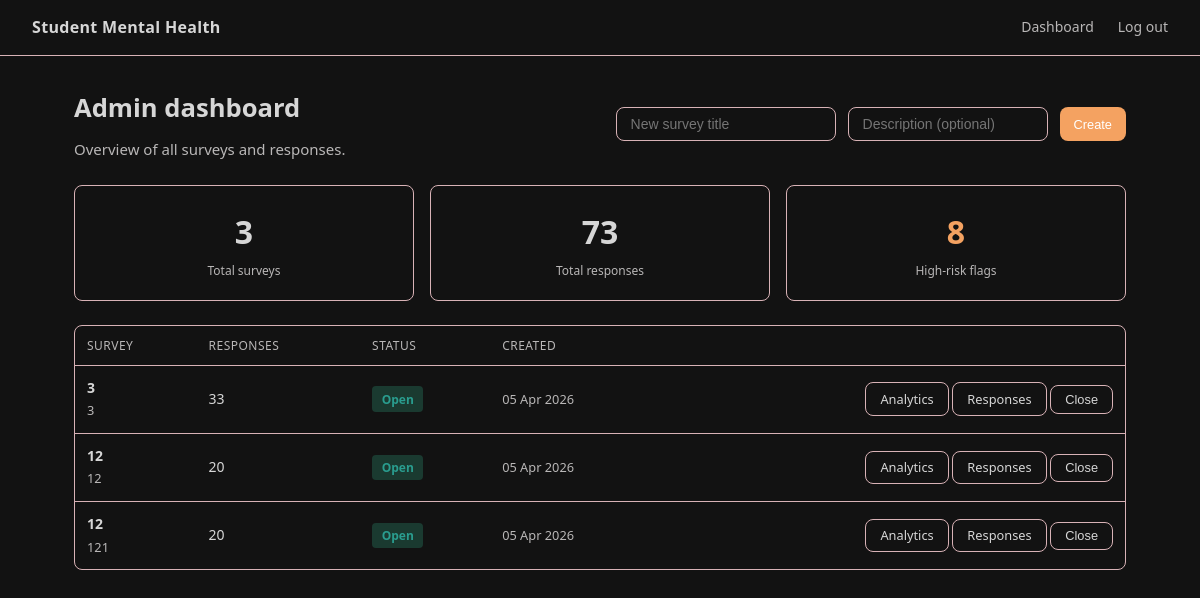
Before: /admin-dashboard/ (signed in) with the older database file.
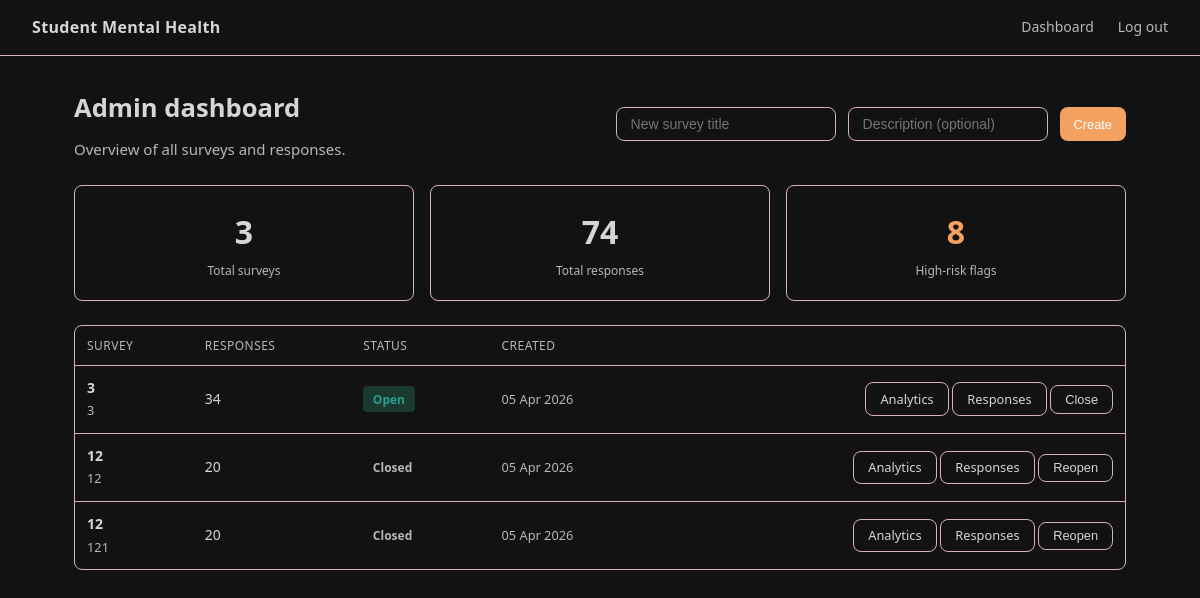
After: the same page with the newer database file.
### core/models.py (models this page shows, shortened)
class Survey(models.Model):
    id          = models.CharField(max_length=5, primary_key=True)
    title       = models.CharField(max_length=200)
    description = models.TextField(blank=True)
    is_active   = models.BooleanField(default=True)
    created_at  = models.DateTimeField(auto_now_add=True)
    closed_at   = models.DateTimeField(null=True, blank=True)

### core/views.py (the view)
# urls.py: path("admin-dashboard/",                                   views.admin_dashboard, name="admin_dashboard"),
@login_required
@user_passes_test(_is_admin)
def admin_dashboard(request):
    surveys = Survey.objects.annotate(
        response_count=Count("surveyresponse")
    ).order_by("-created_at")
    context = {
        "surveys":         surveys,
        "total_responses": SurveyResponse.objects.count(),
        "total_high_risk": PredictionResult.objects.filter(risk_level="High").count(),
    }
    return render(request, "admin_dashboard.html", context)

### core/views.py (called while the page is built)
def _is_admin(user) -> bool:
    return user.is_authenticated and user.is_staff

### core/templates/admin_dashboard.html (shortened to what this page needs)
{% extends "base.html" %}
{% block content %}
<div class="container-wide">
    <div class="flex-between" style="margin-bottom:1.5rem;">
        <div>
            <h1>Admin dashboard</h1>
            <p style="margin:0;">Overview of all surveys and responses.</p>
        </div>
        <form method="post" action="{% url 'create_survey' %}" style="display:flex; gap:0.75rem;">
            <input type="text" name="title" placeholder="New survey title" required
                   style="background:var(--card); border:1px solid var(--border); border-radius:var(--radius); color:var(--text); padding:0.5rem 0.875rem; font-size:0.875rem; width:220px;">
            <input type="text" name="desc" placeholder="Description (optional)"
                   style="background:var(--card); border:1px solid var(--border); border-radius:var(--radius); color:var(--text); padding:0.5rem 0.875rem; font-size:0.875rem; width:200px;">
            <button type="submit" class="btn btn-primary btn-sm">Create</button>
        </form>
    </div>
    <div class="stat-row">
        <div class="stat-card">
            <div class="stat-value">{{ surveys.count }}</div>
            <div class="stat-label">Total surveys</div>
        </div>
        <div class="stat-card">
            <div class="stat-value">{{ total_responses }}</div>
            <div class="stat-label">Total responses</div>
        </div>
        <div class="stat-card">
            <div class="stat-value" style="color:var(--accent);">{{ total_high_risk }}</div>
            <div class="stat-label">High-risk flags</div>
        </div>
    </div>
    <div class="card" style="padding:0; overflow:hidden;">
        <table>
            <thead>
                <tr>
                    <th>Survey</th>
                    <th>Responses</th>
                    <th>Status</th>
                    <th>Created</th>
                    <th></th>
                </tr>
            </thead>
            <tbody>
                {% for survey in surveys %}
                <tr>
                    <td>
                        <strong>{{ survey.title }}</strong>
                        {% if survey.description %}
                        <br><span class="text-muted" style="font-size:0.8rem;">{{ survey.description|truncatechars:60 }}</span>
                        {% endif %}
                    </td>
                    <td>{{ survey.response_count }}</td>
                    <td>
                        {% if survey.is_active %}
                            <span class="badge badge-low">Open</span>
                        {% else %}
                            <span class="badge" style="background:var(--card); color:var(--muted);">Closed</span>
                        {% endif %}
                    </td>
                    <td class="text-muted" style="font-size:0.8rem;">{{ survey.created_at|date:"d M Y" }}</td>
                    <td style="text-align:right; white-space:nowrap;">
                        <a href="{% url 'survey_analytics' survey.id %}" class="btn btn-secondary btn-sm">Analytics</a>
                        <a href="{% url 'survey_details' survey.id %}" class="btn btn-secondary btn-sm">Responses</a>
                        <form method="post" action="{% url 'toggle_survey' survey.id %}" style="display:inline;">
                            <button type="submit" class="btn btn-secondary btn-sm">
                                {% if survey.is_active %}Close{% else %}Reopen{% endif %}
                            </button>
                        </form>
                    </td>
                </tr>
                {% empty %}
                <tr><td colspan="5" style="text-align:center; color:var(--muted); padding:2rem;">No surveys yet.</td></tr>
                {% endfor %}
            </tbody>
        </table>
    </div>
</div>
{% endblock %}

Changed rows visible on the page:
computed for Survey (number 1 of 3 on the later page): response_count "33" → "34"
changed Survey (number 2 of 3 on the later page): is_active "Open Close" → "Closed Reopen"
changed Survey (number 3 of 3 on the later page): is_active "Open Close" → "Closed Reopen"
Other visible differences:
{{ total_responses }}: "73" → "74"
